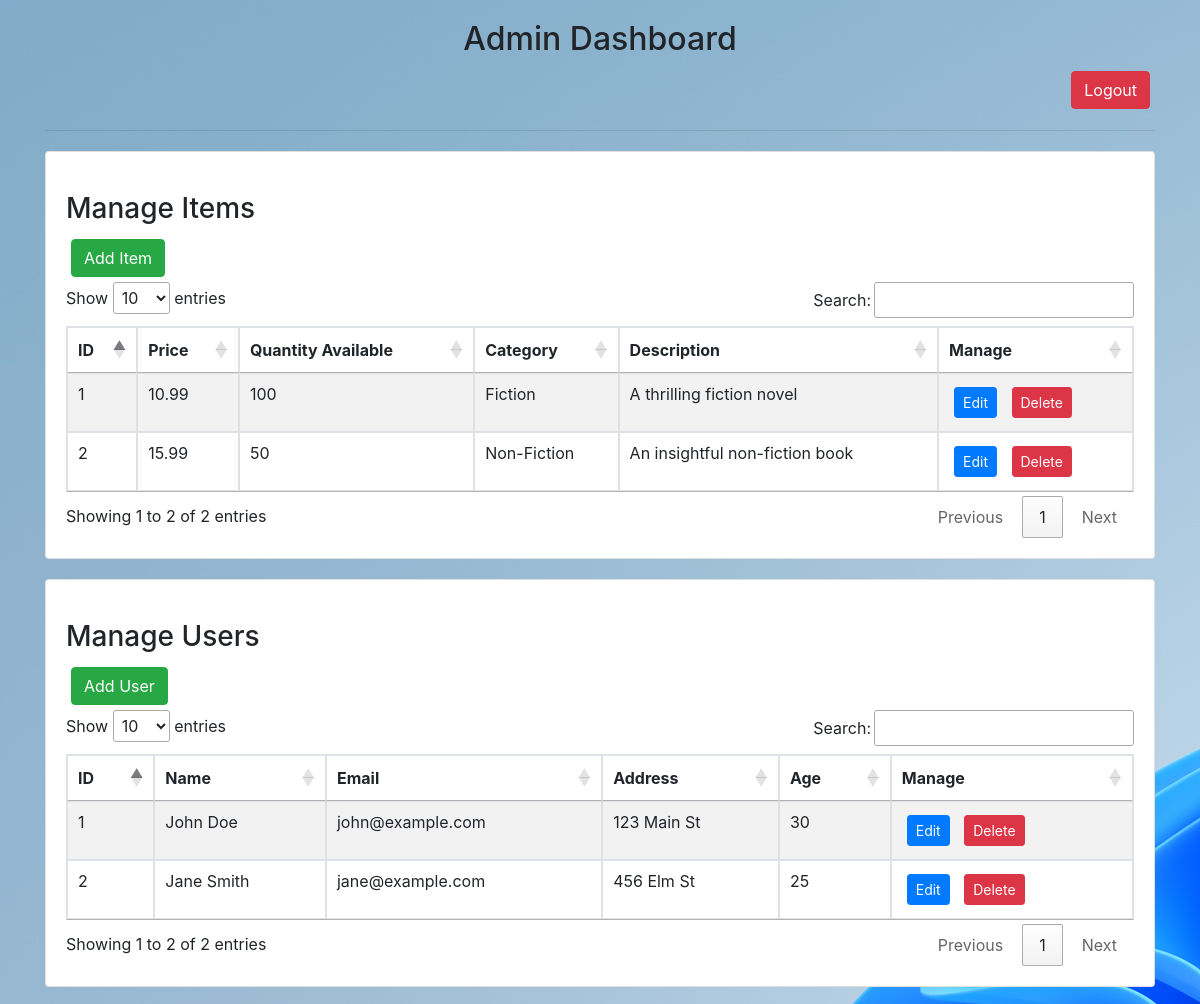
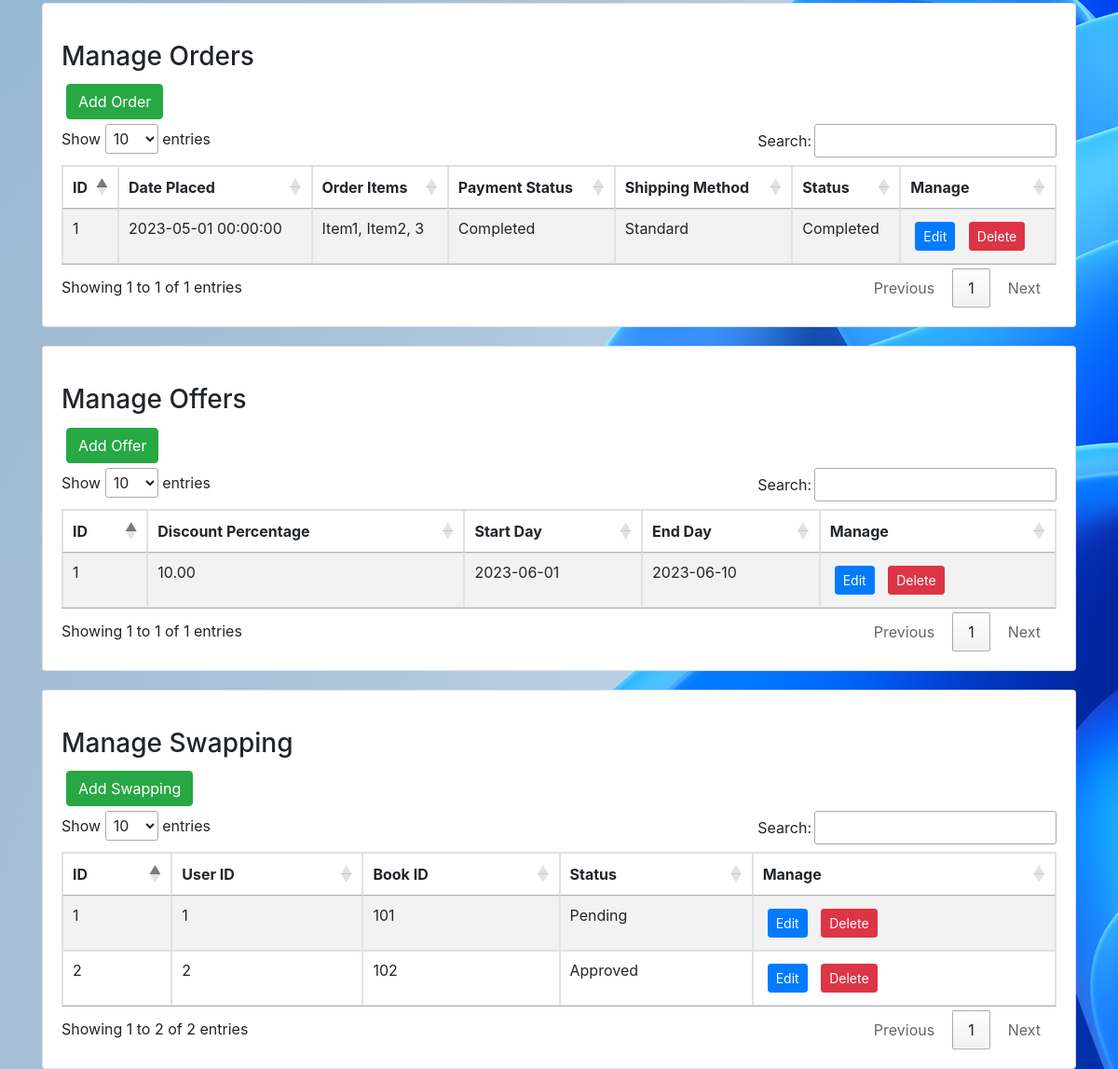
/admin_dashboard.php (signed in), run on the app's committed database (2 pictures, top to bottom).
### tables this page shows
CREATE TABLE items (
    id INT AUTO_INCREMENT PRIMARY KEY,
    price DECIMAL(10, 2),
    quantity_available INT,
    category VARCHAR(100),
    description TEXT,
    images JSON
);

CREATE TABLE user (
    id INT AUTO_INCREMENT PRIMARY KEY,
    name VARCHAR(100),
    email VARCHAR(100) UNIQUE,
    creation_date TIMESTAMP DEFAULT CURRENT_TIMESTAMP,
    address VARCHAR(255),
    age INT,
    password VARCHAR(255)
);

CREATE TABLE orders (
    id INT AUTO_INCREMENT PRIMARY KEY,
    date_placed TIMESTAMP DEFAULT CURRENT_TIMESTAMP,
    order_items TEXT,
    payment_status ENUM('Pending', 'Completed', 'Failed') DEFAULT 'Pending',
    shipping_method VARCHAR(100),
    user_id INT,
    FOREIGN KEY (user_id) REFERENCES user(id)
);

CREATE TABLE offers (
    id INT AUTO_INCREMENT PRIMARY KEY,
    discount_percentage DECIMAL(5, 2),
    start_date DATE,
    end_date DATE,
    user_id INT,
    items_id INT,
    FOREIGN KEY (user_id) REFERENCES user(id),
    FOREIGN KEY (items_id) REFERENCES items(id)
);

CREATE TABLE swapping (
    id INT AUTO_INCREMENT PRIMARY KEY,
    user_id INT,
    book_id INT,
    status VARCHAR(50),
    FOREIGN KEY (user_id) REFERENCES user(id)
);

### admin_dashboard.php (the view, shortened to what this page needs)
<?php
require 'connection.php';
$items_sql = "SELECT * FROM items";
$items_result = $conn->query($items_sql);
$users_sql = "SELECT * FROM user";
$users_result = $conn->query($users_sql);
$orders_sql = "SELECT * FROM orders";
$orders_result = $conn->query($orders_sql);
$offers_sql = "SELECT * FROM offers";
$offers_result = $conn->query($offers_sql);
$swapping_sql = "SELECT * FROM swapping";
$swapping_result = $conn->query($swapping_sql);
?>
<!DOCTYPE html>
<html>
<head>
    <link href="https://maxcdn.bootstrapcdn.com/bootstrap/4.0.0/css/bootstrap.min.css" rel="stylesheet">
    <link href="https://cdn.datatables.net/1.10.21/css/jquery.dataTables.min.css" rel="stylesheet">
</head>
<body>
<div class="container">
    <h2 class="text-center">Admin Dashboard</h2>
    <div class="text-right">
        <a href="logout.php" class="btn btn-danger">Logout</a>
    </div>
    <hr>
    <div class="card">
        <div class="card-body">
            <h3>Manage Items</h3>
            <a href="add_item.php" class="btn btn-success">Add Item</a>
            <table id="itemsTable" class="table table-striped table-bordered">
                <thead>
                    <tr>
                        <th>ID</th>
                        <th>Price</th>
                        <th>Quantity Available</th>
                        <th>Category</th>
                        <th>Description</th>
                        <th>Manage</th>
                    </tr>
                </thead>
                <tbody>
                    <?php while ($row = $items_result->fetch_assoc()): ?>
                        <tr>
                            <td><?= $row['id'] ?></td>
                            <td><?= $row['price'] ?></td>
                            <td><?= $row['quantity_available'] ?></td>
                            <td><?= $row['category'] ?></td>
                            <td><?= $row['description'] ?></td>
                            <td>
                                <a href="edit_item.php?id=<?= $row['id'] ?>" class="btn btn-primary btn-sm">Edit</a>
                                <a href="delete_item.php?id=<?= $row['id'] ?>" class="btn btn-danger btn-sm">Delete</a>
                            </td>
                        </tr>
                    <?php endwhile; ?>
                </tbody>
            </table>
        </div>
    </div>
    <div class="card">
        <div class="card-body">
            <h3>Manage Users</h3>
            <a href="add_user.php" class="btn btn-success">Add User</a>
            <table id="usersTable" class="table table-striped table-bordered">
                <thead>
                    <tr>
                        <th>ID</th>
                        <th>Name</th>
                        <th>Email</th>
                        <th>Address</th>
                        <th>Age</th>
                        <th>Manage</th>
                    </tr>
                </thead>
                <tbody>
                    <?php while ($row = $users_result->fetch_assoc()): ?>
                        <tr>
                            <td><?= $row['id'] ?></td>
                            <td><?= $row['name'] ?></td>
                            <td><?= $row['email'] ?></td>
                            <td><?= $row['address'] ?></td>
                            <td><?= $row['age'] ?></td>
                            <td>
                                <a href="edit_user.php?id=<?= $row['id'] ?>" class="btn btn-primary btn-sm">Edit</a>
                                <a href="delete_user.php?id=<?= $row['id'] ?>" class="btn btn-danger btn-sm">Delete</a>
                            </td>
                        </tr>
                    <?php endwhile; ?>
                </tbody>
            </table>
        </div>
    </div>
    <div class="card">
        <div class="card-body">
            <h3>Manage Orders</h3>
            <a href="add_order.php" class="btn btn-success">Add Order</a>
            <table id="ordersTable" class="table table-striped table-bordered">
                <thead>
                    <tr>
                        <th>ID</th>
                        <th>Date Placed</th>
                        <th>Order Items</th>
                        <th>Payment Status</th>
                        <th>Shipping Method</th>
                        <th>Status</th>
                        <th>Manage</th>
                    </tr>
                </thead>
                <tbody>
                    <?php while ($row = $orders_result->fetch_assoc()): ?>
                        <tr>
                            <td><?= $row['id'] ?></td>
                            <td><?= $row['date_placed'] ?></td>
                            <td><?= $row['order_items'] ?></td>
                            <td><?= $row['payment_status'] ?></td>
                            <td><?= $row['shipping_method'] ?></td>
                            <td><?= $row['payment_status'] ?></td>
                            <td>
                                <a href="edit_order.php?id=<?= $row['id'] ?>" class="btn btn-primary btn-sm">Edit</a>
                                <a href="delete_order.php?id=<?= $row['id'] ?>" class="btn btn-danger btn-sm">Delete</a>
                            </td>
                        </tr>
                    <?php endwhile; ?>
                </tbody>
            </table>
        </div>
    </div>
    <div class="card">
        <div class="card-body">
            <h3>Manage Offers</h3>
            <a href="add_offer.php" class="btn btn-success">Add Offer</a>
            <table id="offersTable" class="table table-striped table-bordered">
                <thead>
                    <tr>
                        <th>ID</th>
                        <th>Discount Percentage</th>
                        <th>Start Day</th>
                        <th>End Day</th>
                        <th>Manage</th>
                    </tr>
                </thead>
                <tbody>
                    <?php while ($row = $offers_result->fetch_assoc()): ?>
                        <tr>
                            <td><?= $row['id'] ?></td>
                            <td><?= $row['discount_percentage'] ?></td>
                            <td><?= $row['start_date'] ?></td>
                            <td><?= $row['end_date'] ?></td>
                            <td>
                                <a href="edit_offer.php?id=<?= $row['id'] ?>" class="btn btn-primary btn-sm">Edit</a>
                                <a href="delete_offer.php?id=<?= $row['id'] ?>" class="btn btn-danger btn-sm">Delete</a>
                            </td>
                        </tr>
                    <?php endwhile; ?>
                </tbody>
            </table>
        </div>
    </div>
    <div class="card">
        <div class="card-body">
            <h3>Manage Swapping</h3>
            <a href="add_swapping.php" class="btn btn-success">Add Swapping</a>
            <table id="swappingTable" class="table table-striped table-bordered">
                <thead>
                    <tr>
                        <th>ID</th>
                        <th>User ID</th>
                        <th>Book ID</th>
                        <th>Status</th>
                        <th>Manage</th>
                    </tr>
                </thead>
                <tbody>
                    <?php while ($row = $swapping_result->fetch_assoc()): ?>
                        <tr>
                            <td><?= $row['id'] ?></td>
                            <td><?= $row['user_id'] ?></td>
                            <td><?= $row['book_id'] ?></td>
                            <td><?= $row['status'] ?></td>
                            <td>
                                <a href="edit_swapping.php?id=<?= $row['id'] ?>" class="btn btn-primary btn-sm">Edit</a>
                                <a href="delete_swapping.php?id=<?= $row['id'] ?>" class="btn btn-danger btn-sm">Delete</a>
                            </td>
                        </tr>
                    <?php endwhile; ?>
                </tbody>
            </table>
        </div>
    </div>
</div>
</body>
</html>

### admin_dashboard.php (style rules this page uses)
body { background-color: #f8f9fa; background-image: url('uploads/img19.jpg'); }
.container { margin-top: 20px; }
.btn { margin: 5px; }
.card { margin-top: 20px; }
h3 { margin-top: 20px; }
table { width: 100% !important; }

### data on the page
items: id "1", price "10.99", quantity_available "100", category "Fiction", description "A thrilling fiction novel"
items: id "2", price "15.99", quantity_available "50", category "Non-Fiction", description "An insightful non-fiction book"
user: id "1", name "John Doe", email "john@example.com", address "123 Main St", age "30"
user: id "2", name "Jane Smith", email "jane@example.com", address "456 Elm St", age "25"
orders: id "1", date_placed "2023-05-01 00:00:00", order_items "Item1, Item2, 3", payment_status "Completed", shipping_method "Standard"
offers: id "1", discount_percentage "10.00", start_date "2023-06-01", end_date "2023-06-10"
swapping: id "1", user "1", book "101", status "Pending"
swapping: id "2", user "2", book "102", status "Approved"
